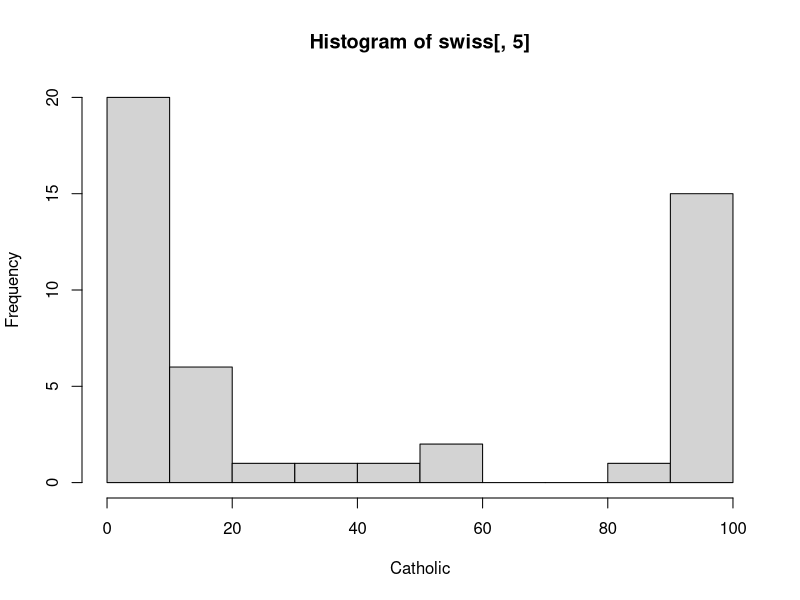
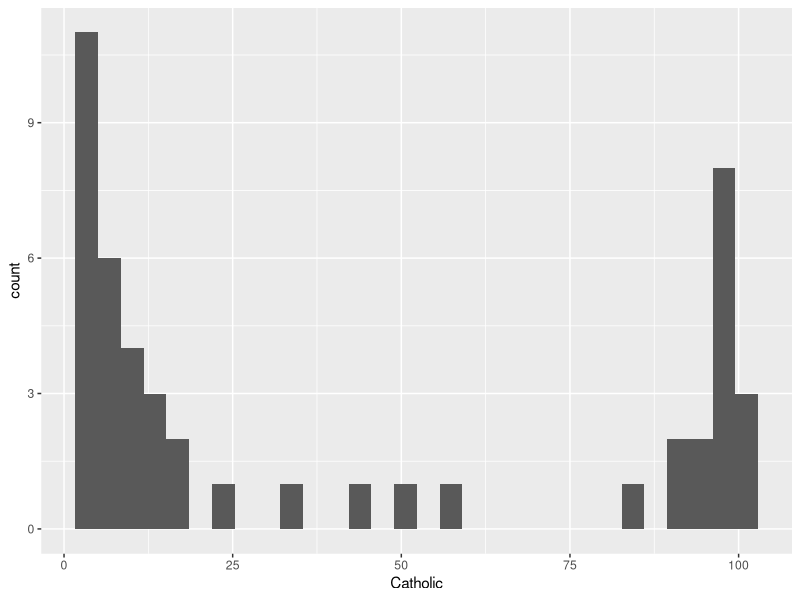
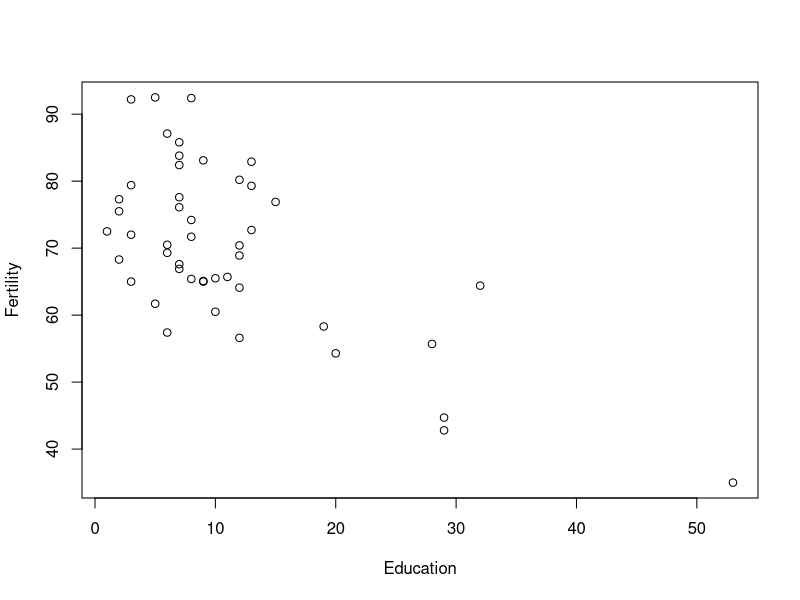
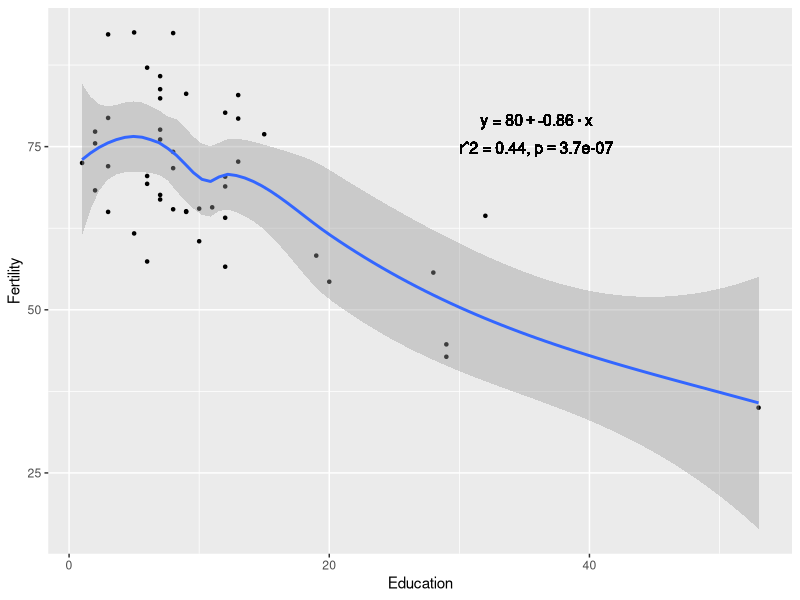
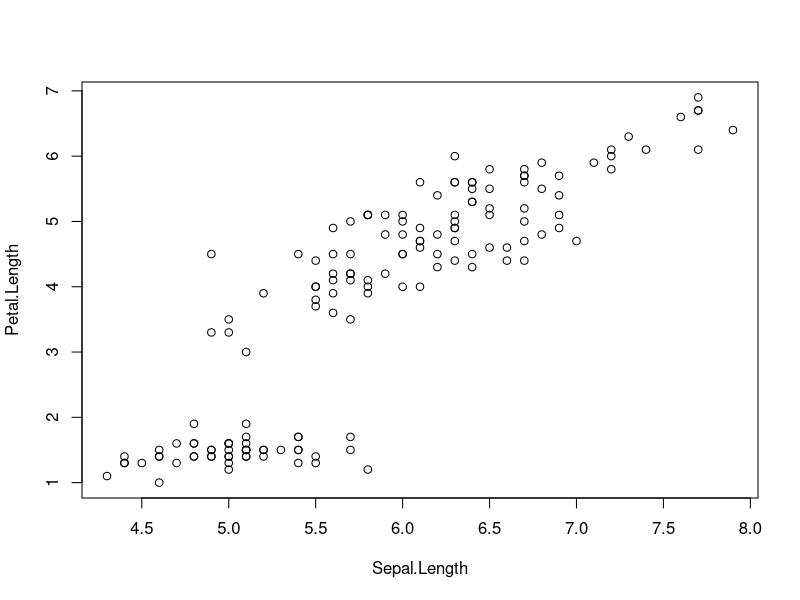
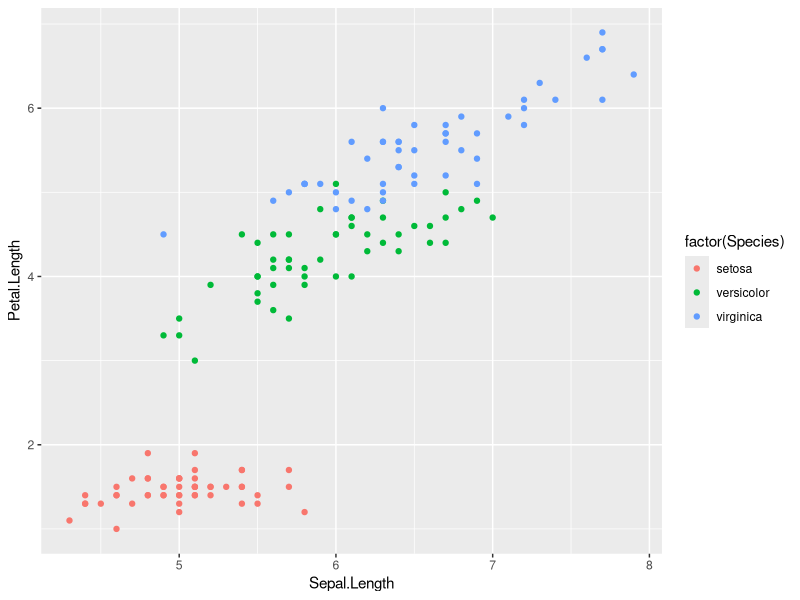
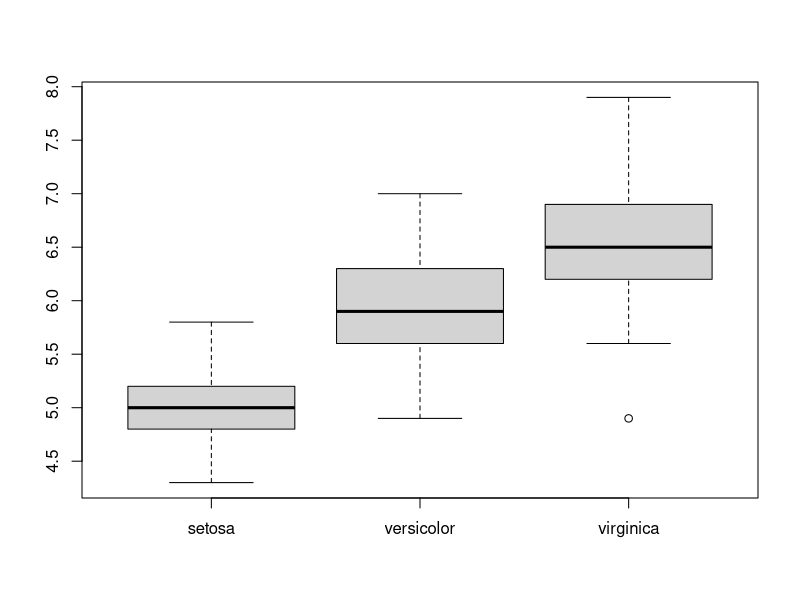
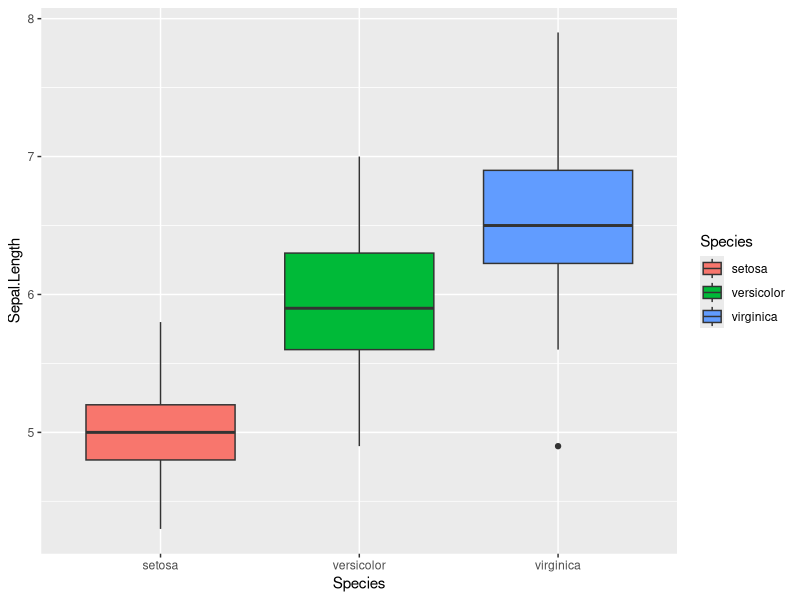

These charts were generated, in order, by the following R code:
## ---- chunk 1
Sys.info()[["user"]]
Sys.getenv("HOME")
## ---- chunk 2
## 代码写这里，并运行；
library(ggplot2)
library(tidyverse)
hist(swiss[,5],xlab="Catholic")

ggplot(swiss,aes(x = Catholic)) + geom_histogram()

with(swiss,plot(Education,Fertility))

m = lm(Fertility ~ Education, swiss);
c = cor.test( swiss$Fertility, swiss$Education );

eq <- substitute( atop( paste( y, " = ", a + b %.% x, sep = ""),
paste( rˆ2, " = ", r2, ", ", p==pvalue, sep = "" ) ),
list(a = as.vector( format(coef(m)[1], digits = 2) ),
b = as.vector( format(coef(m)[2], digits = 2) ),
r2 = as.vector( format(summary(m)$r.squared, digits = 2) ),
pvalue = as.vector( format( c$p.value , digits = 2) ) )
);

eq <- as.character(as.expression(eq));

ggplot(swiss, aes( x = Education, y = Fertility ) ) +
geom_point( shape = 20 ) +
geom_smooth( se = T ) + 
geom_text( data = NULL,
aes( x = 30, y = 80, label= eq, hjust = 0, vjust = 1), 
size = 4, parse = TRUE, inherit.aes=FALSE); 
## ---- chunk 3
## 代码写这里，并运行；
with(iris,plot(Sepal.Length,Petal.Length))

iris %>% ggplot( aes(Sepal.Length, Petal.Length) )+ geom_point(aes( color = factor(Species)))

setosa<- iris %>% filter(Species=="setosa")  
versicolor<- iris %>% filter(Species=="versicolor") 
virginica<- iris %>% filter(Species=="virginica") 
boxplot(setosa[,1],versicolor[,1],virginica[,1],names= c("setosa","versicolor","virginica"))

ggplot(iris, aes(x= Species, y=Sepal.Length, fill=Species)) +
geom_boxplot() 
## ---- chunk 4
## 代码写这里，并运行；
library(ggsignif)
starwars1<- starwars %>% filter(is.na(gender)==F)
p1<-ggplot(starwars1, aes(x= gender, y=height, fill=gender)) +
geom_boxplot(na.rm = T) +
geom_signif(  
comparisons = list(c("feminine", "masculine")),
  y_position = 260, 
 map_signif_level = F, 
textsize = 7,)
p1
## ---- chunk 5
## 代码写这里，并运行；
p2<-ggplot(iris, aes(x= Sepal.Length, y=Sepal.Width, fill=Species)) +
geom_point(aes( color = factor(Species)))+
geom_density2d(aes( color = factor(Species)))
p2
## ---- chunk 6
## 代码写这里，并运行；
mtcars1<-mtcars
mtcars1[,2]<-468
mtcars1<-mtcars1%>%bind_rows(mtcars)
p3<-ggplot(mtcars1, aes(wt,mpg))+
  geom_point(aes( color = factor(cyl) ))+
  geom_smooth(aes( color = factor(cyl) ))+
  facet_grid( . ~ cyl )
p3
## ---- chunk 7
## 代码写这里，并运行；
mt<-mtcars %>% rownames_to_column()
class(mt)
godata<-as_tibble(mt)
data<-godata%>%select(cyl,rowname,mpg)%>%arrange(cyl,-mpg)
data$rowname<-factor(data$rowname,levels = unique(data$rowname),ordered = T)
p4<-ggplot(data)+
 geom_bar(aes(x=rowname,y=mpg,fill=cyl),stat = 'identity')+
coord_polar()
p4
## ---- chunk 8
## 代码写这里，并运行；
library(cowplot)
plot_grid(p3, p1, p2, labels = c("A", "B","C"))
## ---- chunk 9
## 代码写这里，并运行；
library(gridExtra)
gridExtra::grid.arrange(p1,p2,p4,ncol=2)
## ---- chunk 10
## 代码写这里，并运行；
library(patchwork)
(p1/(p3+p4))/p2
## ---- chunk 11
## 代码写这里，并运行；
library(lattice)
lattice::splom( mtcars[c(1,3,4,5,6)] )
